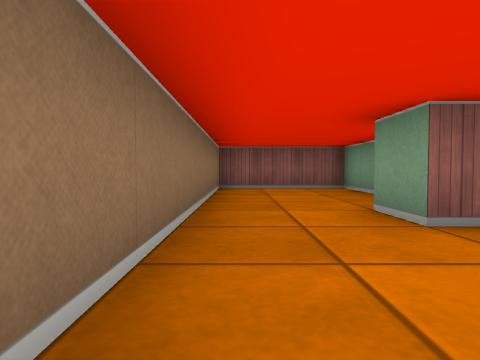
View 1 (above)

12 first-person views from a walk through a cub3D ray-caster map. The camera is about half as high as the walls, tilts 2° down and sees 75° across. The floor is counted in squares. Each view is taken from the middle of a square. On the plan, view 1 faces up. The plan holds only what a view shows up to about 9 squares ahead; the rest is blank.

View 2
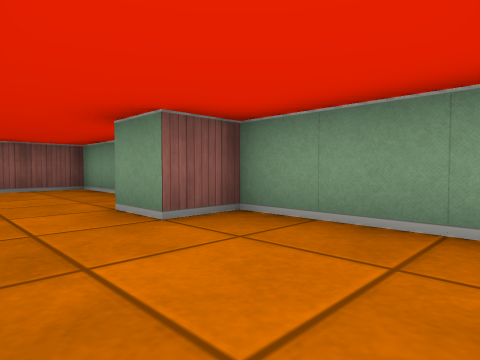

View 3
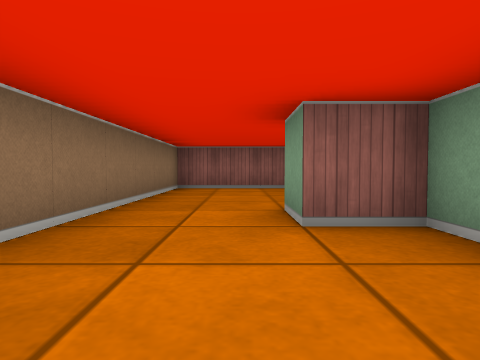

View 4
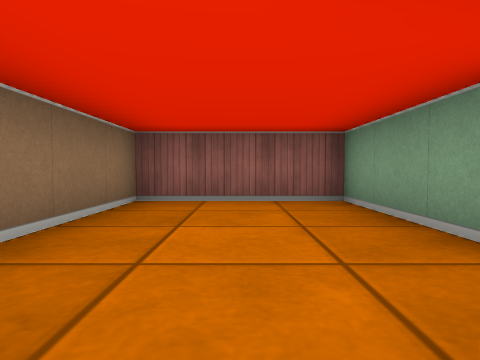

View 5
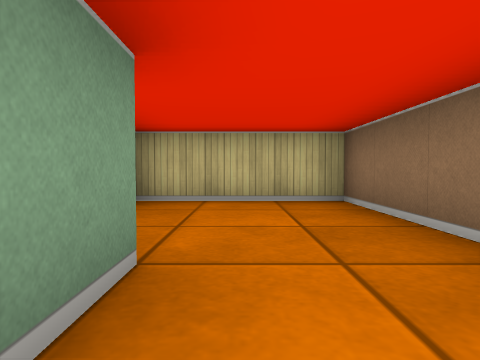

View 6
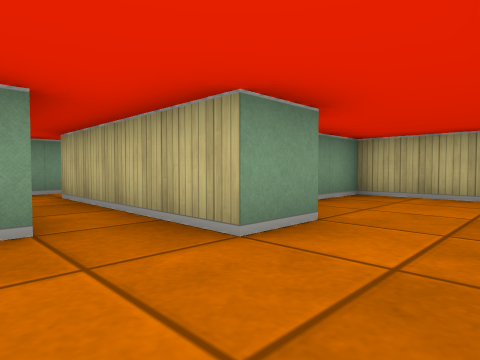

View 7
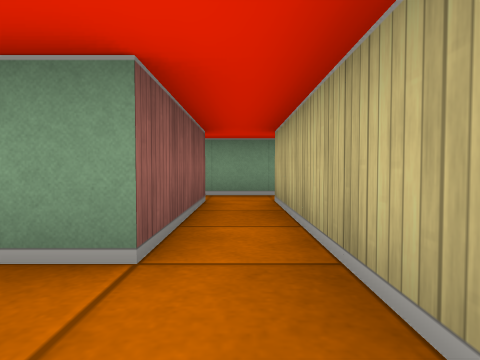

View 8
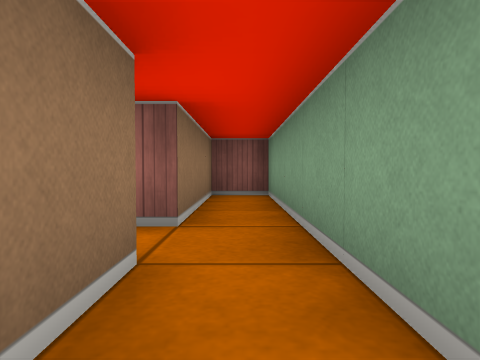

View 9
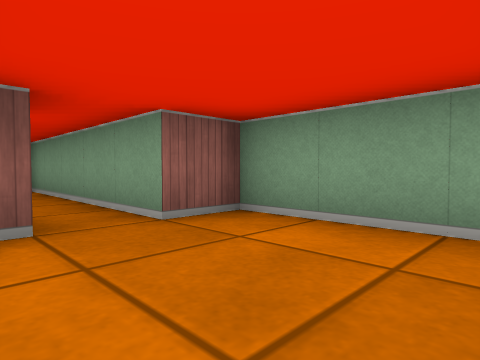

View 10
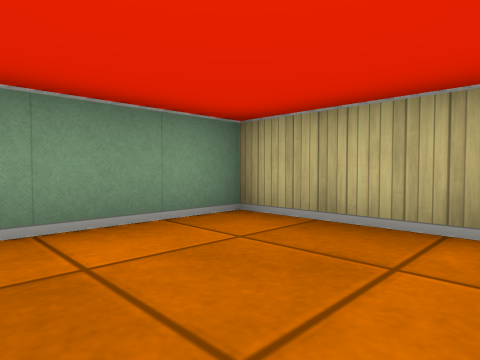

View 11
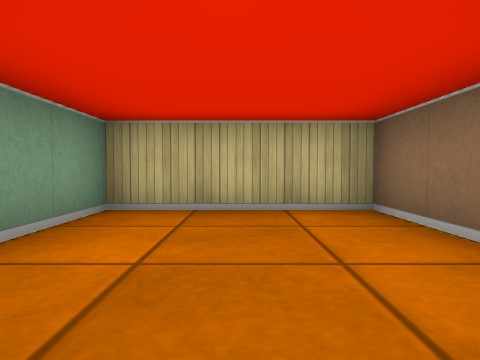

View 12
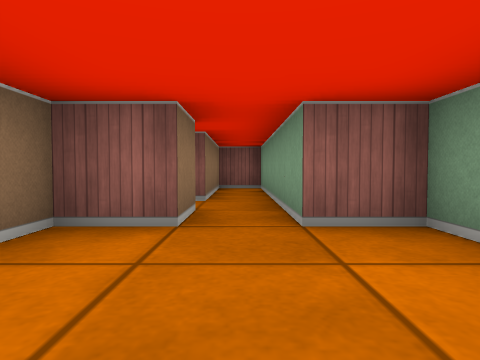

### Floor plan
Points are (right, up) in squares from view 1. A wall is a line through its corners. A room is listed if a view was taken in it or the views show most of it. See-through windows are left out.
Room 1 (views 1, 2, 3, 4, 5, 6, 7)
walls: (5.5, 4.5) (2.5, 4.5) (2.5, 7.5) (-0.5, 7.5) (-0.5, -0.5) (2.5, -0.5) (2.5, 2.5) (1.5, 2.5) (1.5, 3.5) (5.5, 3.5)
ways out: opening at (5, 4) to room 3
Room 2 (views 8, 9, 10, 11, 12)
walls: (5.5, 3.5) (5.5, 2.5) (4.5, 2.5) (4.5, -0.5) (7.5, -0.5) (7.5, 2.5) (6.5, 2.5) (6.5, 3.5)
ways out: opening at (6, 3) to room 3
Room 3 (no view inside)
walls: (6.5, 3.5) (6.5, 7.5) (5.5, 7.5) (5.5, 4.5)
ways out: opening at (5, 4) to room 1; opening at (6, 3) to room 2

Positions as (right, up) in squares from view 1, and headings:
1: (0, 0), facing up
2: (0, 0), facing up-right
3: (1, 0), facing up
4: (1, 3), facing up
5: (1, 4), facing down
6: (0, 5), facing down-right
7: (1, 4), facing right
8: (6, 2), facing up
9: (5, 0), facing up-right
10: (5, 2), facing down-right
11: (6, 3), facing down
12: (6, 0), facing up
